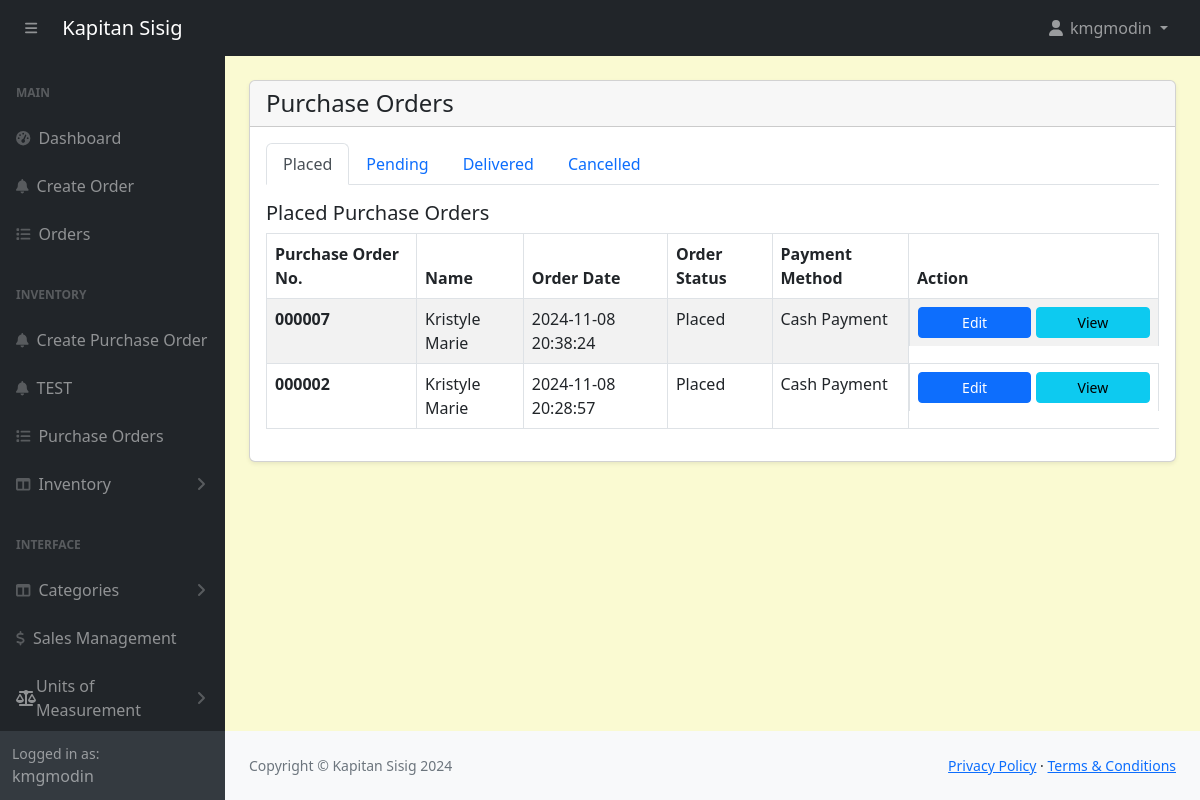
The app's page /POS-System-KapitanSisig/admin/purchase-orders.php (signed in) with its own data.
### tables this page shows
CREATE TABLE `purchaseorders` (
  `id` int(11) NOT NULL,
  `customer_id` int(11) NOT NULL,
  `tracking_no` varchar(100) NOT NULL,
  `invoice_no` varchar(100) NOT NULL,
  `total_amount` varchar(100) NOT NULL,
  `order_date` datetime NOT NULL,
  `order_status` varchar(100) NOT NULL,
  `ingPayment_mode` varchar(100) NOT NULL,
  `order_placed_by_id` varchar(100) NOT NULL,
  `supplierName` varchar(100) NOT NULL
);

### POS-System-KapitanSisig/admin/purchase-orders.php (the view, shortened to what this page needs)
<?php include('includes/header.php'); ?>
<div class="container-fluid px-4 pb-4">
    <div class="card mt-4 shadow-sm">
        <div class="card-header">
            <h4 class="mb-0">Purchase Orders</h4>
        </div>
        <div class="card-body">
        <?php
            $query = "SELECT po.*, a.* FROM purchaseOrders po, admins a WHERE a.id = po.customer_id ORDER BY po.order_date DESC";
            $purchaseOrders = mysqli_query($conn, $query);
            if($purchaseOrders){
                if(mysqli_num_rows($purchaseOrders) > 0){
                    $placedPurchaseOrders = [];
                    $deliveredPurchaseOrders = [];
                    foreach($purchaseOrders as $orderItem) {
                        switch ($orderItem['order_status']) {
                            case 'Placed':
                                $placedPurchaseOrders[] = $orderItem;
                                break;
                            case 'Delivered':
                                $deliveredPurchaseOrders[] = $orderItem;
                                break;
                        }
                    }
                    ?>
                     <ul class="nav nav-tabs" id="purchaseOrderTabs" role="tablist">
                        <li class="nav-item" role="presentation">
                            <a class="nav-link active" id="placed-purchase-orders-tab" data-bs-toggle="tab" href="#placedPurchaseOrders" role="tab" aria-controls="placedPurchaseOrders" aria-selected="true">Placed</a>
                        </li>
                        <li class="nav-item" role="presentation">
                            <a class="nav-link" id="pending-purchase-orders-tab" data-bs-toggle="tab" href="#pendingPurchaseOrders" role="tab" aria-controls="pendingPurchaseOrders" aria-selected="false">Pending</a>
                        </li>
                        <li class="nav-item" role="presentation">
                            <a class="nav-link" id="delivered-purchase-orders-tab" data-bs-toggle="tab" href="#deliveredPurchaseOrders" role="tab" aria-controls="deliveredPurchaseOrders" aria-selected="false">Delivered</a>
                        </li>
                        <li class="nav-item" role="presentation">
                            <a class="nav-link" id="cancelled-purchase-orders-tab" data-bs-toggle="tab" href="#cancelledPurchaseOrders" role="tab" aria-controls="cancelledPurchaseOrders" aria-selected="false">Cancelled</a>
                        </li>
                    </ul>
                    <div class="tab-content" id="purchaseOrderTabsContent">
                        <div class="tab-pane mt-3 fade show active" id="placedPurchaseOrders" role="tabpanel" aria-labelledby="placed-purchase-orders-tab">
                            <h5>Placed Purchase Orders</h5>
                            <table class="table table-striped table-bordered align-items-center justify-content-center">
                                <thead>
                                    <tr>
                                        <th>Purchase Order No.</th>
                                        <th>Name</th>
                                        <th>Order Date</th>
                                        <th>Order Status</th>
                                        <th>Payment Method</th>
                                        <th style="width: 250px;">Action</th>
                                    </tr>
                                </thead>
                                <tbody>
                                    <?php foreach($placedPurchaseOrders as $ingredientItem): ?>
                                        <tr>
                                            <td class="fw-bold"><?= $ingredientItem['tracking_no']; ?></td>
                                            <td><?= $ingredientItem['firstname']; ?></td>
                                            <td><?= $ingredientItem['order_date']; ?></td>
                                            <td><?= $ingredientItem['order_status']; ?></td>
                                            <td><?= $ingredientItem['ingPayment_mode']; ?></td>
                                            <td style="display: flex; justify-content: space-evenly; gap: 5px;">
                                                <a href="purchase-order-edit.php?track=<?= $ingredientItem['tracking_no']; ?>" class="btn btn-primary btn-sm w-100">Edit</a>
                                                <a href="purchase-orders-view.php?track=<?= $ingredientItem['tracking_no']; ?>" class="btn btn-info mb-0 px-2 btn-sm w-100">View</a>
                                            </td>
                                        </tr>
                                    <?php endforeach; ?>
                                </tbody>
                            </table>
                        </div>
                    </div>
                    <?php
                } else {
                    echo "<h5>No Record Available</h5>";
                }
            } else {
                echo "<h5>Something went wrong</h5>";
            }
        ?>
        </div>
    </div>
</div>
<?php include('includes/footer.php'); ?>

### POS-System-KapitanSisig/admin/assets/css/custom.css (style rules this page uses)
body { margin: 0; font-family: system-ui, -apple-system, "Segoe UI", Roboto, "Helvetica Neue", "Noto Sans", "Liberation Sans", Arial, sans-serif; font-size: 1rem; font-weight: 400; line-height: 1.5; color: #212529; text-align: left; background-color: #FAFAD2; -webkit-text-size-adjust: 100%; -webkit-tap-highlight-color: rgba(0, 0, 0, 0); }

### records on screen
purchaseorders: tracking_no "000007", admins.firstname "Kristyle Marie", order_date "2024-11-08 20:38:24", order_status "Placed", ingPayment_mode "Cash Payment"
purchaseorders: tracking_no "000002", admins.firstname "Kristyle Marie", order_date "2024-11-08 20:28:57", order_status "Placed", ingPayment_mode "Cash Payment"

### other values on screen
$_SESSION['loggedInUser']['username'] "kmgmodin"
